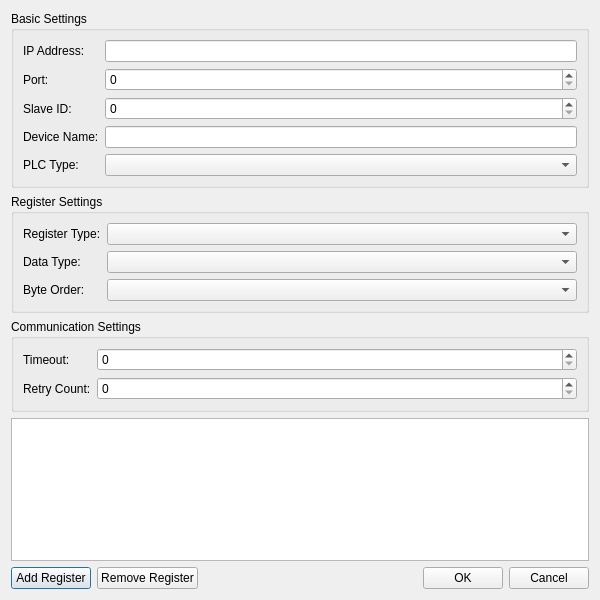
<?xml version="1.0" encoding="UTF-8"?>
<ui version="4.0">
 <class>DeviceConfigDialog</class>
 <widget class="QDialog" name="DeviceConfigDialog">
  <property name="geometry">
   <rect>
    <x>0</x>
    <y>0</y>
    <width>600</width>
    <height>600</height>
   </rect>
  </property>
  <property name="windowTitle">
   <string>Device Configuration</string>
  </property>
  <layout class="QVBoxLayout" name="mainLayout">
   <item>
    <widget class="QGroupBox" name="basicGroup">
     <property name="title">
      <string>Basic Settings</string>
     </property>
     <layout class="QFormLayout" name="basicLayout">
      <item row="0" column="0">
       <widget class="QLabel" name="ipLabel">
        <property name="text">
         <string>IP Address:</string>
        </property>
       </widget>
      </item>
      <item row="0" column="1">
       <widget class="QLineEdit" name="ipEdit"/>
      </item>
      <item row="1" column="0">
       <widget class="QLabel" name="portLabel">
        <property name="text">
         <string>Port:</string>
        </property>
       </widget>
      </item>
      <item row="1" column="1">
       <widget class="QSpinBox" name="portSpin"/>
      </item>
      <item row="2" column="0">
       <widget class="QLabel" name="slaveIdLabel">
        <property name="text">
         <string>Slave ID:</string>
        </property>
       </widget>
      </item>
      <item row="2" column="1">
       <widget class="QSpinBox" name="slaveIdSpin"/>
      </item>
      <item row="3" column="0">
       <widget class="QLabel" name="deviceNameLabel">
        <property name="text">
         <string>Device Name:</string>
        </property>
       </widget>
      </item>
      <item row="3" column="1">
       <widget class="QLineEdit" name="deviceNameEdit"/>
      </item>
      <item row="4" column="0">
       <widget class="QLabel" name="plcTypeLabel">
        <property name="text">
         <string>PLC Type:</string>
        </property>
       </widget>
      </item>
      <item row="4" column="1">
       <widget class="QComboBox" name="plcTypeCombo"/>
      </item>
     </layout>
    </widget>
   </item>
   <item>
    <widget class="QGroupBox" name="registerSettingsGroup">
     <property name="title">
      <string>Register Settings</string>
     </property>
     <layout class="QFormLayout" name="registerSettingsLayout">
      <item row="0" column="0">
       <widget class="QLabel" name="registerTypeLabel">
        <property name="text">
         <string>Register Type:</string>
        </property>
       </widget>
      </item>
      <item row="0" column="1">
       <widget class="QComboBox" name="registerTypeCombo"/>
      </item>
      <item row="1" column="0">
       <widget class="QLabel" name="dataTypeLabel">
        <property name="text">
         <string>Data Type:</string>
        </property>
       </widget>
      </item>
      <item row="1" column="1">
       <widget class="QComboBox" name="dataTypeCombo"/>
      </item>
      <item row="2" column="0">
       <widget class="QLabel" name="byteOrderLabel">
        <property name="text">
         <string>Byte Order:</string>
        </property>
       </widget>
      </item>
      <item row="2" column="1">
       <widget class="QComboBox" name="byteOrderCombo"/>
      </item>
     </layout>
    </widget>
   </item>
   <item>
    <widget class="QGroupBox" name="communicationGroup">
     <property name="title">
      <string>Communication Settings</string>
     </property>
     <layout class="QFormLayout" name="communicationLayout">
      <item row="0" column="0">
       <widget class="QLabel" name="timeoutLabel">
        <property name="text">
         <string>Timeout:</string>
        </property>
       </widget>
      </item>
      <item row="0" column="1">
       <widget class="QSpinBox" name="timeoutSpin"/>
      </item>
      <item row="1" column="0">
       <widget class="QLabel" name="retryCountLabel">
        <property name="text">
         <string>Retry Count:</string>
        </property>
       </widget>
      </item>
      <item row="1" column="1">
       <widget class="QSpinBox" name="retryCountSpin"/>
      </item>
     </layout>
    </widget>
   </item>
   <item>
    <widget class="QTableWidget" name="registerTable">
     <property name="editTriggers">
      <set>QAbstractItemView::DoubleClicked|QAbstractItemView::EditKeyPressed</set>
     </property>
     <property name="selectionMode">
      <enum>QAbstractItemView::SingleSelection</enum>
     </property>
     <property name="selectionBehavior">
      <enum>QAbstractItemView::SelectRows</enum>
     </property>
     <property name="sortingEnabled">
      <bool>false</bool>
     </property>
    </widget>
   </item>
   <item>
    <layout class="QHBoxLayout" name="buttonLayout">
     <item>
      <widget class="QPushButton" name="addButton">
       <property name="text">
        <string>Add Register</string>
       </property>
      </widget>
     </item>
     <item>
      <widget class="QPushButton" name="removeButton">
       <property name="text">
        <string>Remove Register</string>
       </property>
      </widget>
     </item>
     <item>
      <spacer name="horizontalSpacer">
       <property name="orientation">
        <enum>Qt::Horizontal</enum>
       </property>
       <property name="sizeHint" stdset="0">
        <size>
         <width>40</width>
         <height>20</height>
        </size>
       </property>
      </spacer>
     </item>
     <item>
      <widget class="QPushButton" name="okButton">
       <property name="text">
        <string>OK</string>
       </property>
      </widget>
     </item>
     <item>
      <widget class="QPushButton" name="cancelButton">
       <property name="text">
        <string>Cancel</string>
       </property>
      </widget>
     </item>
    </layout>
   </item>
  </layout>
 </widget>
 <resources/>
 <connections/>
</ui>
